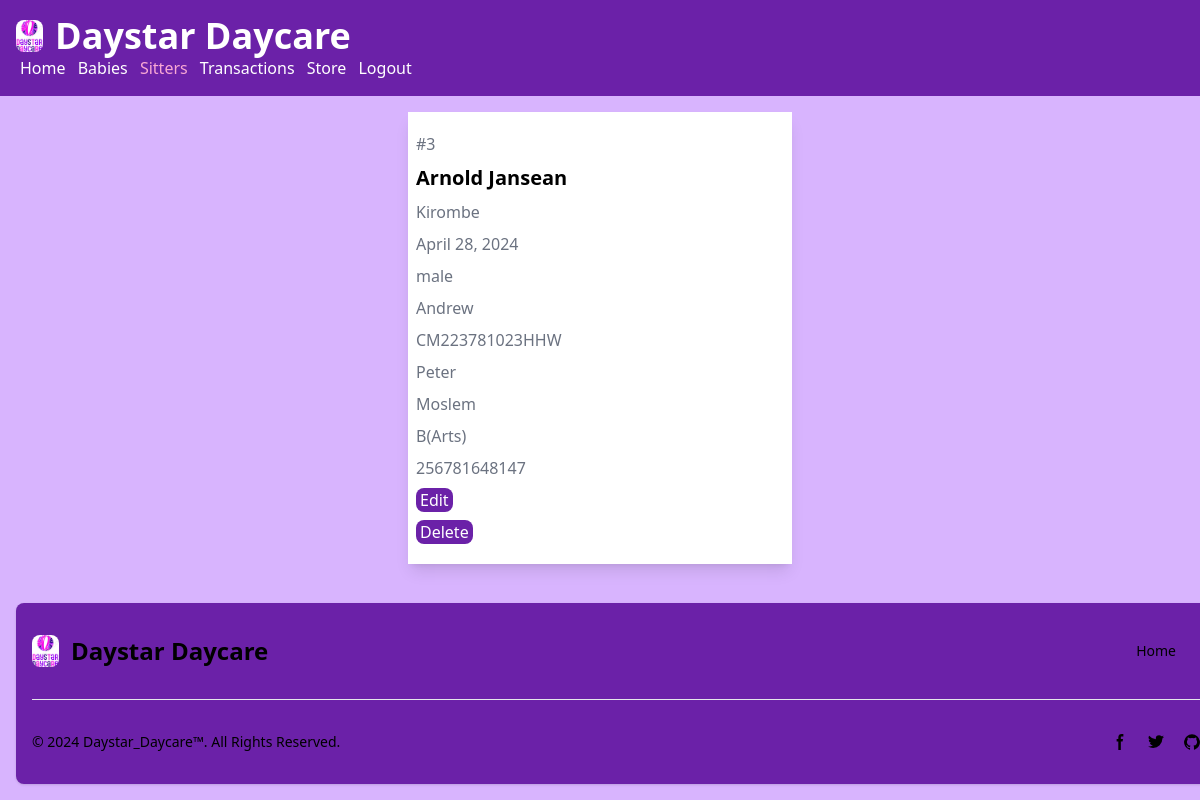
The app's page /sitter/view/3/, older data.
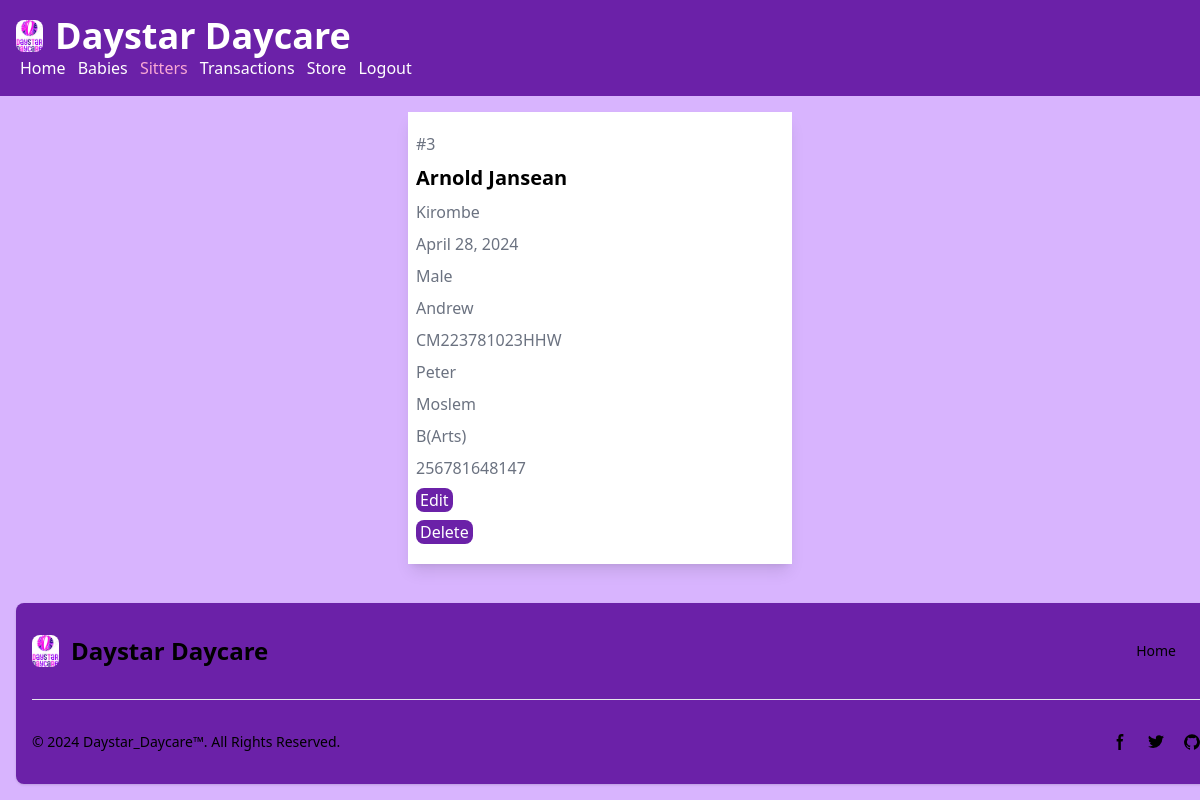
The same page, newer data.
### daystar_app/models.py (models this page shows, shortened)
class Sitter(models.Model):
    name = models.CharField(max_length=100)
    location = models.CharField(max_length=200)
    dob = models.DateField()
    gender = models.CharField(max_length=25)
    next_kin = models.CharField(max_length=100)
    nin = models.CharField(max_length=100)
    recomm_name = models.CharField(max_length=100)
    religion = models.CharField(max_length=50)
    level_education = models.CharField(max_length=200)
    contact = models.IntegerField()

### daystar_app/views.py (the view)
# urls.py: path('view/<int:sitter_id>/', views.viewsitter, name="viewsitter"),
def viewsitter(request, sitter_id):
    sitter = Sitter.objects.get(id=sitter_id)
    context = {'sitter': sitter}
    template = loader.get_template('daystar_app/viewsitter.html')
    return HttpResponse(template.render(context))

### daystar_app/templates/daystar_app/viewsitter.html (shortened to what the changed rows need)
{% load static %}
<!DOCTYPE html>
<html lang="en">
<head>
    <script src="https://cdn.tailwindcss.com"></script>
</head>
<body class="bg-purple-300 flex flex-col h-screen">
    <div class="flex-grow">
        <div class="bg-white m-4 shadow-lg flex flex-col gap-2 max-w-sm mx-auto py-5 px-2">
            <p class="text-gray-500"> #{{ sitter.id }} </p>
            <h1 class="font-bold text-xl"> {{ sitter.name }} </h1>
            <p class="text-gray-500"> {{ sitter.location }} </p>
            <p class="text-gray-500"> {{ sitter.dob }} </p>
            <p class="text-gray-500"> {{ sitter.gender }} </p>
            <p class="text-gray-500"> {{ sitter.next_kin }} </p>
            <p class="text-gray-500"> {{ sitter.nin }} </p>
            <p class="text-gray-500"> {{ sitter.recomm_name }} </p>
            <p class="text-gray-500"> {{ sitter.religion }} </p>
            <p class="text-gray-500"> {{ sitter.level_education }} </p>
            <p class="text-gray-500"> {{ sitter.contact }} </p>
            <div>
                <a href="{% url "editsitter" sitter.id %}">
                </a>
            </div>
            <div>
                <a href="{% url "deletesitter" sitter.id %}">
                </a>
            </div>
        </div>
    </div>
</body>
</html>

Row changes from the older to the newer data that the page shows:
changed Sitter "Arnold Jansean": gender "male" → "Male"
